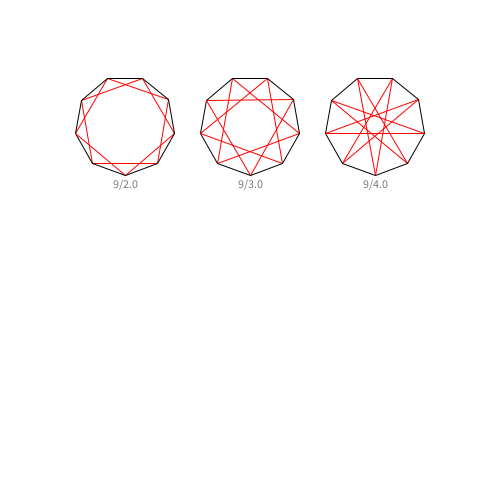
Frame 1 (no input)
Frame 60 (the mouse pressed at the canvas centre just before this capture): identical to frame 1, image omitted
Frame 120 (the mouse held since frame 60 and released just before this capture): identical to frame 1, image omitted

The Processing sketch that drew this single still picture (run headless with seeded random() and noise(); from frame 60 on, the mouse is pressed at the canvas centre):

// Processing sketch: Stellations2
// ── Stellations2.pde

float scale = 50; // scale multiplier
float trans_x = 0; // translate x
float trans_y = 0; // translate y

int num_per_row = 4;

void setup() {
  size(500, 500); // 500 seems deece

  strokeWeight(1/scale); // in anticipation of scaling larger later
  textSize(12); // default, might as well put it here
  fill(122); // for text
}

int n = 9; // number of sides

float rot = (n%2)*(-90); // rotate (degrees), 0 for even n, -90 for odd n. fixed later by the code

final float d_init = 2; // int values are best
float d = d_init; // use?

int count = n/2;

void draw() {
  background(255);
  
  d = d_init;
  
  // rot++;
  
  for (int r = 1; r < count && (int) d<=count; r++) { // 4 things per column, so only increase row if >4 cols
    // println(r);
    for (int c = 1; c < num_per_row+1 && (int) d<=count; c++, d++) { // 4 things in each col
    // println("\t" + c);
      //println("\t" + c + "\t" + d);
      //println("\t\td<=n/2  " + d + "<=" + n/2 + "\t" + (d<=n/2));
      Pair o = new Pair(2.5*c, 2.5*(r)); // make the origin (center)

      text((n + "/" + d), (2.5*c-.25)*scale+trans_x, (2.5*r+1.25)*scale+trans_y); // display text (placement may be off)

      pushMatrix(); // save current transform
      translate(trans_x, trans_y); // translate from (0,0) towards center
      scale(scale); // increase scale/size

      for (int i = 1; i < n+1; i++) { // for each vertex,
        float dir_x = radians((i)*360.0/n-rot); // find theta x
        Pair x = new Pair(o.x+cos(dir_x), o.y+sin(dir_x)); // mark the point corresponding to theta x
        
        float dir_y = radians((i+d)*360.0/n-rot); // find theta y
        Pair y = new Pair(o.x+cos(dir_y), o.y+sin(dir_y)); // mark the point corresponding to theta y
        
        float dir_z = radians((i+1)*360.0/n-rot); // find theta z
        Pair z = new Pair(o.x+cos(dir_z), o.y+sin(dir_z)); // mark the point corresponding to theta z

        stroke(255, 0, 0); // stroke red
        line(x.x, x.y, y.x, y.y); // line from x to y
        // println(x.x + "  " + x.y + "  " + y.x + "  " + y.y);

        stroke(0); // stroke black
        line(x.x, x.y, z.x, z.y); // line from x to z
      }
      popMatrix(); // reset matrix to prior version
      // println();
    }
  }
  // println("done"); // idk let the user know that it's done
  // stop(); // don't loop :)
}
 
class Pair { // to replace the pair object
  public float x, y; // just make it public bc methods take effort :/

  public Pair(float x, float y) {
    this.x = x;
    this.y = y;
  }
}
